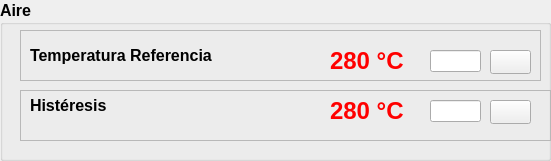
     <widget class="QGroupBox" name="groupBox_12">
      <property name="geometry">
       <rect>
        <x>650</x>
        <y>40</y>
        <width>551</width>
        <height>161</height>
       </rect>
      </property>
      <property name="font">
       <font>
        <pointsize>12</pointsize>
        <bold>true</bold>
       </font>
      </property>
      <property name="title">
       <string>Aire</string>
      </property>
      <widget class="QFrame" name="frame_11">
       <property name="geometry">
        <rect>
         <x>20</x>
         <y>30</y>
         <width>521</width>
         <height>51</height>
        </rect>
       </property>
       <property name="frameShape">
        <enum>QFrame::StyledPanel</enum>
       </property>
       <property name="frameShadow">
        <enum>QFrame::Raised</enum>
       </property>
       <widget class="QLabel" name="label_25">
        <property name="geometry">
         <rect>
          <x>10</x>
          <y>10</y>
          <width>211</width>
          <height>31</height>
         </rect>
        </property>
        <property name="font">
         <font>
          <pointsize>12</pointsize>
          <bold>true</bold>
         </font>
        </property>
        <property name="text">
         <string>Temperatura Referencia</string>
        </property>
       </widget>
       <widget class="QLabel" name="Sp_temp_Aire">
        <property name="geometry">
         <rect>
          <x>310</x>
          <y>20</y>
          <width>91</width>
          <height>21</height>
         </rect>
        </property>
        <property name="font">
         <font>
          <pointsize>18</pointsize>
          <bold>true</bold>
         </font>
        </property>
        <property name="styleSheet">
         <string notr="true">color: rgb(255, 0, 0);</string>
        </property>
        <property name="text">
         <string>280 °C</string>
        </property>
       </widget>
       <widget class="QLabel" name="label_26">
        <property name="geometry">
         <rect>
          <x>240</x>
          <y>0</y>
          <width>56</width>
          <height>61</height>
         </rect>
        </property>
        <property name="text">
         <string/>
        </property>
        <property name="pixmap">
         <pixmap resource="../fotos.qrc">:/control/Imagenes/temperatura.png</pixmap>
        </property>
       </widget>
       <widget class="QPushButton" name="btnT1_Zona2_3">
        <property name="geometry">
         <rect>
          <x>470</x>
          <y>20</y>
          <width>41</width>
          <height>24</height>
         </rect>
        </property>
        <property name="cursor">
         <cursorShape>OpenHandCursor</cursorShape>
        </property>
        <property name="text">
         <string/>
        </property>
        <property name="icon">
         <iconset resource="../fotos.qrc">
          <normaloff>:/control/Imagenes/cog.png</normaloff>:/control/Imagenes/cog.png</iconset>
        </property>
       </widget>
       <widget class="QLineEdit" name="Sp_temp_Aire_texto">
        <property name="geometry">
         <rect>
          <x>410</x>
          <y>20</y>
          <width>51</width>
          <height>22</height>
         </rect>
        </property>
       </widget>
      </widget>
      <widget class="QFrame" name="frame_12">
       <property name="geometry">
        <rect>
         <x>20</x>
         <y>90</y>
         <width>531</width>
         <height>51</height>
        </rect>
       </property>
       <property name="frameShape">
        <enum>QFrame::StyledPanel</enum>
       </property>
       <property name="frameShadow">
        <enum>QFrame::Raised</enum>
       </property>
       <widget class="QLabel" name="label_27">
        <property name="geometry">
         <rect>
          <x>10</x>
          <y>0</y>
          <width>111</width>
          <height>31</height>
         </rect>
        </property>
        <property name="font">
         <font>
          <pointsize>12</pointsize>
          <bold>true</bold>
         </font>
        </property>
        <property name="text">
         <string>Histéresis </string>
        </property>
       </widget>
       <widget class="QLabel" name="Hist_temp_Aire">
        <property name="geometry">
         <rect>
          <x>310</x>
          <y>10</y>
          <width>81</width>
          <height>21</height>
         </rect>
        </property>
        <property name="font">
         <font>
          <pointsize>18</pointsize>
          <bold>true</bold>
         </font>
        </property>
        <property name="styleSheet">
         <string notr="true">color: rgb(255, 0, 0);</string>
        </property>
        <property name="text">
         <string>280 °C</string>
        </property>
       </widget>
       <widget class="QLabel" name="label_28">
        <property name="geometry">
         <rect>
          <x>250</x>
          <y>-10</y>
          <width>41</width>
          <height>61</height>
         </rect>
        </property>
        <property name="text">
         <string/>
        </property>
        <property name="pixmap">
         <pixmap resource="../fotos.qrc">:/control/Imagenes/histeresis.png</pixmap>
        </property>
       </widget>
       <widget class="QPushButton" name="btnHist_Zona2_3">
        <property name="geometry">
         <rect>
          <x>470</x>
          <y>10</y>
          <width>41</width>
          <height>24</height>
         </rect>
        </property>
        <property name="cursor">
         <cursorShape>OpenHandCursor</cursorShape>
        </property>
        <property name="text">
         <string/>
        </property>
        <property name="icon">
         <iconset resource="../fotos.qrc">
          <normaloff>:/control/Imagenes/cog.png</normaloff>:/control/Imagenes/cog.png</iconset>
        </property>
       </widget>
       <widget class="QLineEdit" name="Hist_temp_Aire_texto">
        <property name="geometry">
         <rect>
          <x>410</x>
          <y>10</y>
          <width>51</width>
          <height>22</height>
         </rect>
        </property>
       </widget>
      </widget>
     </widget>
